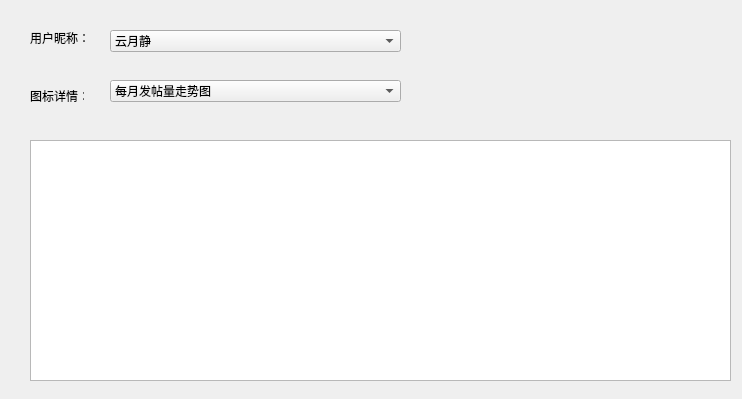
<?xml version="1.0" encoding="UTF-8"?>
<ui version="4.0">
 <class>Form</class>
 <widget class="QWidget" name="Form">
  <property name="geometry">
   <rect>
    <x>0</x>
    <y>0</y>
    <width>742</width>
    <height>399</height>
   </rect>
  </property>
  <property name="windowTitle">
   <string>图标走势图</string>
  </property>
  <widget class="QGraphicsView" name="graphicsView">
   <property name="geometry">
    <rect>
     <x>30</x>
     <y>140</y>
     <width>701</width>
     <height>241</height>
    </rect>
   </property>
  </widget>
  <widget class="QLabel" name="label">
   <property name="geometry">
    <rect>
     <x>30</x>
     <y>30</y>
     <width>61</width>
     <height>16</height>
    </rect>
   </property>
   <property name="text">
    <string>用户昵称：</string>
   </property>
  </widget>
  <widget class="QComboBox" name="comboBox">
   <property name="geometry">
    <rect>
     <x>110</x>
     <y>30</y>
     <width>291</width>
     <height>22</height>
    </rect>
   </property>
   <item>
    <property name="text">
     <string>云月静</string>
    </property>
   </item>
   <item>
    <property name="text">
     <string>欢乐的小机友</string>
    </property>
   </item>
   <item>
    <property name="text">
     <string>鹏飞小哥</string>
    </property>
   </item>
   <item>
    <property name="text">
     <string>云谷择城</string>
    </property>
   </item>
   <item>
    <property name="text">
     <string>彧幃</string>
    </property>
   </item>
   <item>
    <property name="text">
     <string>小三爷说数码</string>
    </property>
   </item>
  </widget>
  <widget class="QLabel" name="label_2">
   <property name="geometry">
    <rect>
     <x>30</x>
     <y>90</y>
     <width>54</width>
     <height>12</height>
    </rect>
   </property>
   <property name="text">
    <string>图标详情：</string>
   </property>
  </widget>
  <widget class="QComboBox" name="comboBox_2">
   <property name="geometry">
    <rect>
     <x>110</x>
     <y>80</y>
     <width>291</width>
     <height>22</height>
    </rect>
   </property>
   <item>
    <property name="text">
     <string>每月发帖量走势图</string>
    </property>
   </item>
   <item>
    <property name="text">
     <string>每月总浏览量走势图</string>
    </property>
   </item>
   <item>
    <property name="text">
     <string>每月总评论量走势图</string>
    </property>
   </item>
   <item>
    <property name="text">
     <string>每月单帖最高浏览量走势图</string>
    </property>
   </item>
   <item>
    <property name="text">
     <string>当前月发帖时间走势图</string>
    </property>
   </item>
  </widget>
 </widget>
 <resources/>
 <connections/>
</ui>
